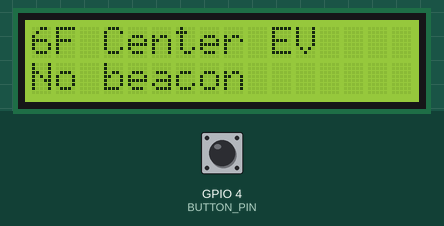
A sketch run on a simulated ESP32. On the bench: 16×2 character LCD. Inputs (shaded band) come from the test bench; at power-on: GPIO 4 (BUTTON_PIN) HIGH. WiFi joins after 1.5 s; servers stay silent unless stated; nothing arrives over Bluetooth unless stated; what the sketch prints to the serial monitor is not drawn.

Above: at 3.2 s.
3.3 s: GPIO 4 (BUTTON_PIN) pulled LOW for 0.15 s
At 4.0 s:
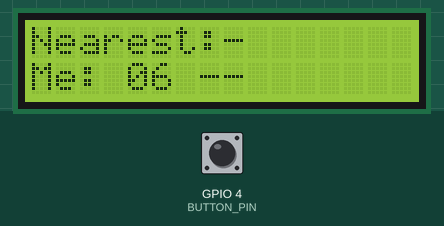
5.1 s: GPIO 4 (BUTTON_PIN) pulled LOW for 1 s
At 6.6 s:
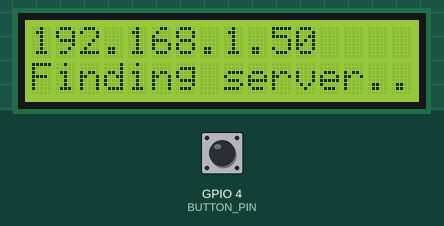
7.6 s: GPIO 4 (BUTTON_PIN) pulled LOW for 3.2 s
At 9.2 s:
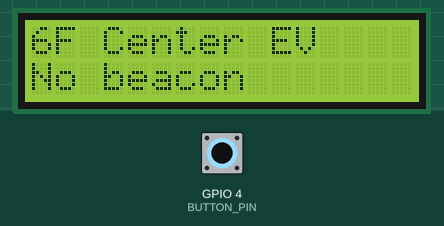
Timing chart, 0 to 10.7 s (numbered marks = the images above; inputs shaded):
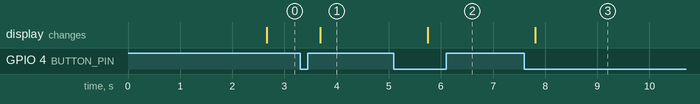

Measured:
- after the input at 3.3 s, the display: changes after 0.39 s (image 1)
- after the input at 5.1 s, the display: changes after 0.65 s (image 2)
- after the input at 7.6 s, the display: changes after 0.21 s (image 3)

The sketch:

esp32_station_lcd.ino
```cpp
/*
 * 실내 내비게이션 스테이션 + I2C LCD(16x2) + 푸시버튼
 *
 * 하는 일
 *  - 폰 iBeacon(Major/Minor)을 BLE로 스캔 → RSSI를 서버로 전송 (기존과 동일)
 *  - LCD에 신호 세기, "HERE!"(사용자가 이 스테이션 근처일 때), 서버 상태 표시
 *  - 버튼을 누를 때마다 LCD 화면 전환 (3페이지)
 *
 * 배선 (브레드보드)
 *  I2C LCD   VCC → VIN(5V)   GND → GND   SDA → GPIO21   SCL → GPIO22
 *  푸시버튼  한쪽 다리 → GPIO4,  대각선 반대쪽 다리 → GND   (내부 풀업 사용, 저항 필요 없음)
 *
 * Arduino IDE 준비
 *  - 라이브러리 매니저에서 "LiquidCrystal I2C" (Frank de Brabander) 설치
 *  - 보드: ESP32 Dev Module / Partition Scheme: Huge APP
 *  - LCD에 아무것도 안 보이면: ① LCD 뒷면 파란 나사(가변저항)를 돌려 명암 조절
 *                              ② 주소를 0x27 → 0x3F로 바꿔보기
 *  - 16x2 LCD는 한글이 안 나와요 → 영어/숫자만 사용
 */
#include <WiFi.h>
#include <WiFiUdp.h>
#include <HTTPClient.h>
#include <BLEDevice.h>
#include <BLEScan.h>
#include <BLEAdvertisedDevice.h>
#include <Wire.h>
#include <LiquidCrystal_I2C.h>

// ======== 보드마다 바꿀 부분 ========
const char* STATION_ID   = "STATION_06";      // map.json의 stations와 같게
const char* STATION_NAME = "6F Center EV";     // LCD 첫 줄 (영어 16자 이내)
const char* WIFI_SSID    = "hotspot-name";
const char* WIFI_PASS    = "hotspot-pass";
const uint16_t TARGET_MAJOR = 123;
const uint16_t TARGET_MINOR = 123;
// ===================================

// 서버 주소는 자동으로 찾아요 (노트북 서버가 방송하는 "DGU-NAV 3001"을 들음)
const uint16_t DISCOVERY_PORT = 4210;
WiFiUDP udp;
String serverBase = "";

const int BUTTON_PIN = 4;
const int PAGES = 3;
LiquidCrystal_I2C lcd(0x27, 16, 2);

// BLE 콜백에서 쓰는 값
volatile int  scanRssi = 0;
volatile bool scanFound = false;

// 화면에 보여줄 상태
int  lastRssi = 0;
unsigned long lastSeenMs = 0;
bool isHere = false;          // 서버가 "이 스테이션이 가장 가깝다"고 판단했는지
String nearest = "-";         // 서버가 판단한 가장 가까운 스테이션
int  nearestFloor = 0;
int  httpCode = 0;
int  page = 0;

// 버튼: 인터럽트로 받아서 BLE 스캔 중에 눌러도 놓치지 않음
volatile bool btnPressed = false;
volatile unsigned long lastBtnMs = 0;
void IRAM_ATTR onButton() {
  unsigned long now = millis();
  if (now - lastBtnMs > 250) { btnPressed = true; lastBtnMs = now; }  // 디바운스
}

BLEScan* pBLEScan;
class BeaconCallback : public BLEAdvertisedDeviceCallbacks {
  void onResult(BLEAdvertisedDevice dev) {
    if (!dev.haveManufacturerData()) return;
    auto md = dev.getManufacturerData();
    if (md.length() < 25) return;
    if ((uint8_t)md[0] != 0x4C || (uint8_t)md[1] != 0x00 ||
        (uint8_t)md[2] != 0x02 || (uint8_t)md[3] != 0x15) return;
    uint16_t major = ((uint8_t)md[20] << 8) | (uint8_t)md[21];
    uint16_t minor = ((uint8_t)md[22] << 8) | (uint8_t)md[23];
    if (major != TARGET_MAJOR || minor != TARGET_MINOR) return;
    scanRssi = dev.getRSSI();
    scanFound = true;
  }
};

// 16칸에 맞춰 남는 부분을 공백으로 지우며 출력
void lcdLine(int row, String text) {
  if (text.length() > 16) text = text.substring(0, 16);
  while (text.length() < 16) text += ' ';
  lcd.setCursor(0, row);
  lcd.print(text);
}

void drawLCD() {
  bool beaconRecent = lastSeenMs && millis() - lastSeenMs < 4000;
  switch (page) {
    case 0:  // 기본 화면: 스테이션 이름 + 신호
      lcdLine(0, STATION_NAME);
      if (!beaconRecent)  lcdLine(1, "No beacon");
      else if (isHere)    lcdLine(1, String(lastRssi) + "dBm  HERE!");
      else                lcdLine(1, String(lastRssi) + "dBm");
      break;
    case 1:  // 서버가 판단한 현재 위치
      lcdLine(0, "Nearest:" + (nearest == "-" ? String("-") : nearest.substring(8) + " " + String(nearestFloor) + "F"));
      lcdLine(1, "Me: " + String(STATION_ID).substring(8) + (beaconRecent ? " " + String(lastRssi) + "dBm" : " --"));
      break;
    case 2:  // 연결 상태
      lcdLine(0, WiFi.status() == WL_CONNECTED ? WiFi.localIP().toString() : "WiFi: offline");
      lcdLine(1, serverBase == "" ? "Finding server.." : httpCode == 200 ? "Server OK" : httpCode == 0 ? "Server: --" : "Server ERR " + String(httpCode));
      break;
  }
}

void connectWiFi() {
  if (WiFi.status() == WL_CONNECTED) return;
  lcdLine(0, "WiFi connecting");
  lcdLine(1, WIFI_SSID);
  WiFi.begin(WIFI_SSID, WIFI_PASS);
  for (int i = 0; i < 40 && WiFi.status() != WL_CONNECTED; i++) delay(250);
  Serial.println(WiFi.status() == WL_CONNECTED ? "WiFi OK " + WiFi.localIP().toString() : "WiFi FAIL");
  if (WiFi.status() == WL_CONNECTED) { udp.stop(); udp.begin(DISCOVERY_PORT); }
}

void checkDiscovery() {
  while (udp.parsePacket() > 0) {
    char buf[32];
    int len = udp.read(buf, sizeof(buf) - 1);
    if (len <= 0) continue;
    buf[len] = 0;
    if (strncmp(buf, "DGU-NAV ", 8) != 0) continue;
    String base = "http://" + udp.remoteIP().toString() + ":" + String(atoi(buf + 8));
    if (base != serverBase) { serverBase = base; Serial.println("Server found: " + serverBase); }
  }
}

void sendRssi(int rssi) {
  HTTPClient http;
  http.begin(serverBase + "/rssi");
  http.setTimeout(1500);
  http.addHeader("Content-Type", "application/json");
  String body = String("{\"station\":\"") + STATION_ID + "\",\"rssi\":" + rssi + "}";
  httpCode = http.POST(body);
  if (httpCode == 200) {
    // 서버 응답 예: {"here":true,"best":"STATION_06","floor":6}
    String res = http.getString();
    isHere = res.indexOf("\"here\":true") >= 0;
    int b = res.indexOf("\"best\":\"");
    nearest = b >= 0 ? res.substring(b + 8, res.indexOf('"', b + 8)) : "-";
    int f = res.indexOf("\"floor\":");
    nearestFloor = f >= 0 ? res.substring(f + 8).toInt() : 0;
  }
  Serial.printf("[%s] %d dBm -> HTTP %d %s\n", STATION_ID, rssi, httpCode, isHere ? "HERE" : "");
  http.end();
}

void setup() {
  Serial.begin(115200);
  Wire.begin(21, 22);
  lcd.init();
  lcd.backlight();
  lcdLine(0, "DGU Indoor Nav");
  lcdLine(1, STATION_ID);

  pinMode(BUTTON_PIN, INPUT_PULLUP);
  attachInterrupt(digitalPinToInterrupt(BUTTON_PIN), onButton, FALLING);

  WiFi.mode(WIFI_STA);
  connectWiFi();

  BLEDevice::init("");
  pBLEScan = BLEDevice::getScan();
  pBLEScan->setAdvertisedDeviceCallbacks(new BeaconCallback(), true);
  pBLEScan->setActiveScan(true);
  pBLEScan->setInterval(100);
  pBLEScan->setWindow(99);
}

void loop() {
  connectWiFi();
  checkDiscovery();

  scanFound = false;
  pBLEScan->start(1, false);   // 1초 스캔
  pBLEScan->clearResults();

  if (scanFound) {
    lastRssi = scanRssi;
    lastSeenMs = millis();
    if (WiFi.status() == WL_CONNECTED && serverBase != "") sendRssi(lastRssi);
  } else if (millis() - lastSeenMs > 4000) {
    isHere = false;
  }

  if (btnPressed) {
    btnPressed = false;
    page = (page + 1) % PAGES;
  }
  drawLCD();
}
```
